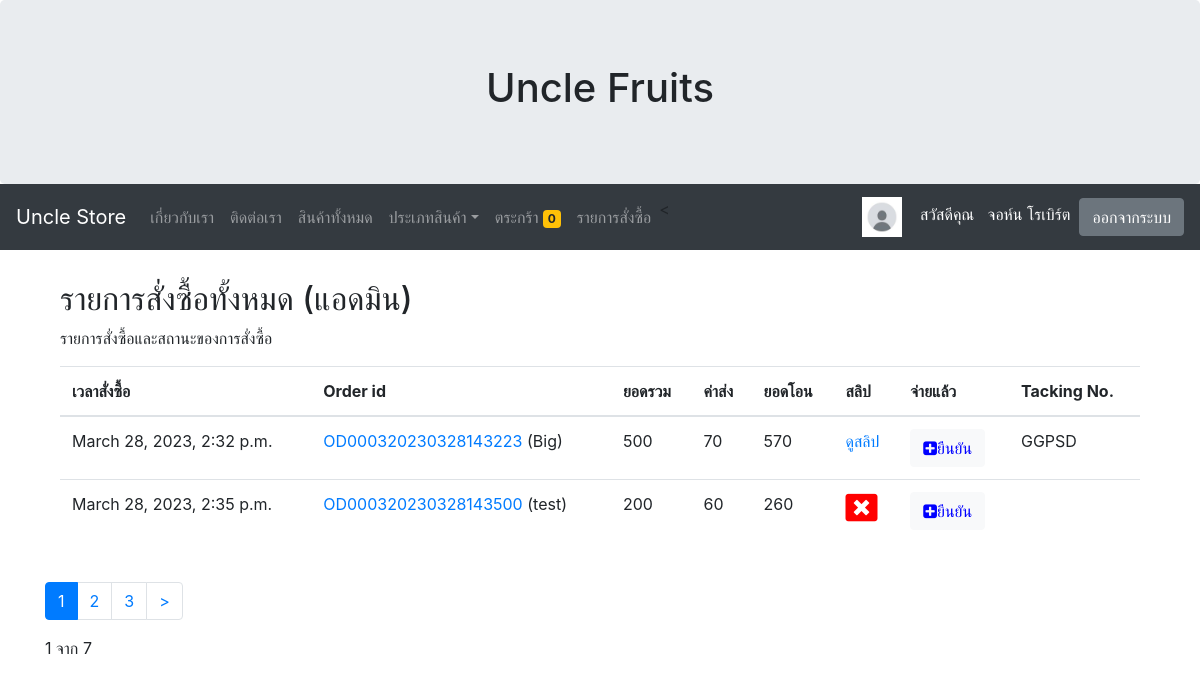
/allorderlist/ (signed in), run on the app's committed database.
### myapp/models.py (models this page shows, shortened)
class Profile(models.Model):
	user = models.OneToOneField(User,on_delete=models.CASCADE)
	photo = models.ImageField(upload_to="photoprofile",null=True,blank=True,default='defaultprofile.png')
	usertype = models.CharField(max_length=100,default='member')
	cartquan = models.IntegerField(default=0) # ใช้เก็บจำนวนสินค้าในตะกร้าว่ามีกี่ชิ้น

class OrderPending(models.Model):
	orderid = models.CharField(max_length=100)
	user = models.ForeignKey(User,on_delete=models.CASCADE) # User ไหนเป็นคนสั่ง
	name = models.CharField(max_length=100) # ชื่อที่อยู่ผู้รับ
	tel = models.CharField(max_length=100)  # เบอร์ผู้รับ
	address = models.TextField()
	shipping = models.CharField(max_length=100) # EMS
	payment = models.CharField(max_length=100)  # โอนเงิน พร้อมเพย์ , ธนาคารอะไร
	other = models.TextField(null=True,blank=True) # หมายเหตุของผู้รับ ต้องใส่ blank=True ด้วย
	stamp = models.DateTimeField(auto_now_add=True,blank=True,null=True) # ออร์เดอร์ stamp วันไหน
	paid = models.BooleanField(default=False) # เช็ตสถานะจ่ายเงินแล้วหรือยัง
	slip = models.ImageField(upload_to="slip",null=True,blank=True) # อัพโหลด slip แล้วหรือยัง
	sliptime = models.CharField(max_length=100,null=True,blank=True) # มาเพิ่มเป็นประเภท datetime  พร้อมกับ calendar html EP15
	paymentid = models.CharField(max_length=100,null=True,blank=True) #เก็บไว้ยังไม่ใช้
	trackingnumber = models.CharField(max_length=100,null=True,blank=True) # EP17 ส่งเลข พัสดุ

### myapp/views.py (the view)
# urls.py: path('allorderlist/',AllOrderListPage,name='allorderlist-page'),#EP15 OrderList สำหรับแอดมินดู
def AllOrderListPage(request):
	context =  {}
	order  = OrderPending.objects.all()  # filter จะใช้กับหลายรายการ
	for od in order:
		orderid = od.orderid # ดึงรายการ order ออกมา
		odlist = OrderList.objects.filter(orderid=orderid)
		total = sum([ c.total for c in odlist])
		od.total = total
		count = sum([ c.quantity for c in odlist])
		if od.shipping == 'ems':
			shipcost = sum([50 if i == 0 else 10 for i in range(count)])
		else:
			shipcost = sum([30 if i == 0 else 10 for i in range(count)])
		if od.payment == 'cod':
				shipcost += 20
		od.shipcost = shipcost
	paginator = Paginator(order,2) # 1 หน้าโชว์แค่ 2 ชิ้นเท่านั้น
	page = request.GET.get('page') # http://127.0.0.1:8000/allproduct/?page=2
	order = paginator.get_page(page) # แนบไปกับ context
	context['allorder'] = order # ส่งข้อความแบบ dic  ['allorder'] คือ ชื่อ key
	return render(request, 'myapp/allorderlist.html',context)

### myapp/template/myapp/allorderlist.html (shortened to what this page needs)
{% extends 'myapp/base.html' %}
{% load humanize %}
{% block content %}
<div class="container">
  <h2>รายการสั่งซื้อทั้งหมด (แอดมิน)</h2>
  <p>รายการสั่งซื้อและสถานะของการสั่งซื้อ</p>
  <table class="table">
    <thead>
      <tr>
        <th>เวลาสั่งซื้อ</th>
        <th>Order id</th>
        <th>ยอดรวม</th>
        <th>ค่าส่ง</th>
        <th>ยอดโอน</th>
        <th>สลิป</th>
        <th>จ่ายแล้ว</th>
        <th>Tacking No.</th>
      </tr>
    </thead>
    <tbody>
      {% for od in allorder %}
      <tr>
        <td>{{od.stamp}}</td>
        <td><a href="{% url 'updatetracking' od.orderid %}"> {{od.orderid}}</a> ({{od.name}})</td>
        <td>{{od.total}}</td>
        <td>{{od.shipcost|intcomma}}</td>
        <td>{{od.total|add:od.shipcost|intcomma}}</td>
        <td>
        {% if od.slip %}
              <a href="{{od.slip.url}}" >ดูสลิป</a>
        {% else %}
            <i class="fa fa-window-close" style="font-size:32px;color:red;"></i>
        {% endif %}
        </td>
        <td>
            {% if od.paid and od.slip%}
            <a href="{% url 'updatestatus' od.orderid 'cancel'%}"> <i class="fa fa-check-square" style="font-size:32px;color:green;"></i></a>
            {% elif od.paid == False and not od.slip %}
             <i class="fa fa-window-close" style="font-size:32px;color:red;"></i>
            {% else %}
                <a class="btn btn-light" href="{% url 'updatestatus' od.orderid 'confirm'%}">
                    <i class="fa fa-plus-square" style="font-size:16px;color:blue;">ยืนยัน</i>
                    </a>
            {% endif %}
        </td>
        <td>
          {% if od.trackingnumber != None %}
            {{od.trackingnumber}}
        {% endif %}
      </td>
      </tr>
      {% endfor %}
    </tbody>
  </table>
</div><br>
<ul class="pagination">
      {% if allorder.has_next and allorder.has_previous != True %}
      <li class="page-item active "><a class="page-link" href="?page={{allorder.number}}">{{allorder.number}}</a></li>
        <li class="page-item"><a class="page-link" href="?page={{allorder.number|add:1}}">{{allorder.number|add:1}}</a></li>
        <li class="page-item"><a class="page-link" href="?page={{allorder.number|add:2}}">{{allorder.number|add:2}}</a></li>
        <li class="page-item"><a class="page-link" href="?page={{allorder.next_page_number}}"> > </a></li>
      {% endif %}
  </ul>
      <p>{{allorder.number}} จาก {{allorder.paginator.num_pages}} </p>
{% endblock content %}

### myapp/template/myapp/base.html (shortened to what this page needs)
<!DOCTYPE html>
<html lang="en">
  <head>
    <link
      rel="stylesheet"
      href="https://cdn.jsdelivr.net/npm/bootstrap@4.6.2/dist/css/bootstrap.min.css"
    />
    <link rel="stylesheet" href="https://cdnjs.cloudflare.com/ajax/libs/font-awesome/4.7.0/css/font-awesome.min.css">
  </head>
  <body>
    <div class="jumbotron text-center" style="margin-bottom: 0">
      <h1>Uncle Fruits</h1>
    </div>
    <nav class="navbar navbar-expand-sm bg-dark navbar-dark">
      <a class="navbar-brand" href="/">Uncle Store</a>
      <div class="collapse navbar-collapse" id="collapsibleNavbar">
        <ul class="navbar-nav mr-auto">
          <li class="nav-item">
            <a class="nav-link" href="{% url 'about-page' %}">เกี่ยวกับเรา</a>
          </li>
          <li class="nav-item">
            <a class="nav-link" href="{% url 'contact-page' %}">ติดต่อเรา</a>
          </li>
          <li class="nav-item">
            <a class="nav-link" href="{% url 'allproduct-page' %}"
              >สินค้าทั้งหมด</a
            >
          </li>
          <li class="nav-item dropdown">
            <a
              class="nav-link dropdown-toggle"
              href="http://example.com"
              id="dropdown01"
              data-toggle="dropdown"
              aria-haspopup="true"
              aria-expanded="false"
              >ประเภทสินค้า</a
            >
          </li>
          {% if user.is_authenticated and user.profile.usertype == 'member' %}
          <li class="nav-item">
          <a class="nav-link" href="{% url 'mycart-page' %}">ตระกร้า <span class="badge badge-warning">{{user.profile.cartquan}}</span></a>
          </li>
          <li class="nav-item">
            <a class="nav-link" href="{% url 'orderlist-page' %}">รายการสั่งซื้อ</a>
          </li>
          <
         {% endif %}
        </ul>
        {% if user.is_authenticated %}
          <img src="{{user.profile.photo.url}}" width="40" height="40" class="round-circle">&nbsp&nbsp&nbsp&nbsp
          <p style="color: white; margin-top: 10px;">สวัสดีคุณ&nbsp&nbsp {{user.first_name}} {{user.last_name}}&nbsp&nbsp</p>
          <a class="btn btn-secondary" href="/logout/">ออกจากระบบ</a>
        {% else %}
          <a class="btn btn-primary" href="{% url 'register-page' %}">สมัครสมาชิก</a
          >&nbsp&nbsp&nbsp
          <a class="btn btn-primary" href="/login/">เข้าสู่ระบบ</a>
        {% endif %}
      </div>
    </nav>
    <div class="container" style="margin-top: 30px">
      {% block content %} {% endblock content %}
    </div>
  </body>
</html>

### data on the page
OrderPending: stamp "March 28, 2023, 2:32 p.m.", orderid "OD000320230328143223", name "Big", total "500", shipcost "70", total|add "570", paid "ยืนยัน", trackingnumber "GGPSD"
OrderPending: stamp "March 28, 2023, 2:35 p.m.", orderid "OD000320230328143500", name "test", total "200", shipcost "60", total|add "260", paid "ยืนยัน"

### other printed values
{{ user.profile.cartquan }} "0"
{{ user.first_name }} "จอห์น"
{{ user.last_name }} "โรเบิร์ต"
{{ allorder.number }} "1"
{{ allorder.number|add:1 }} "2"
{{ allorder.number|add:2 }} "3"
{{ allorder.paginator.num_pages }} "7"
